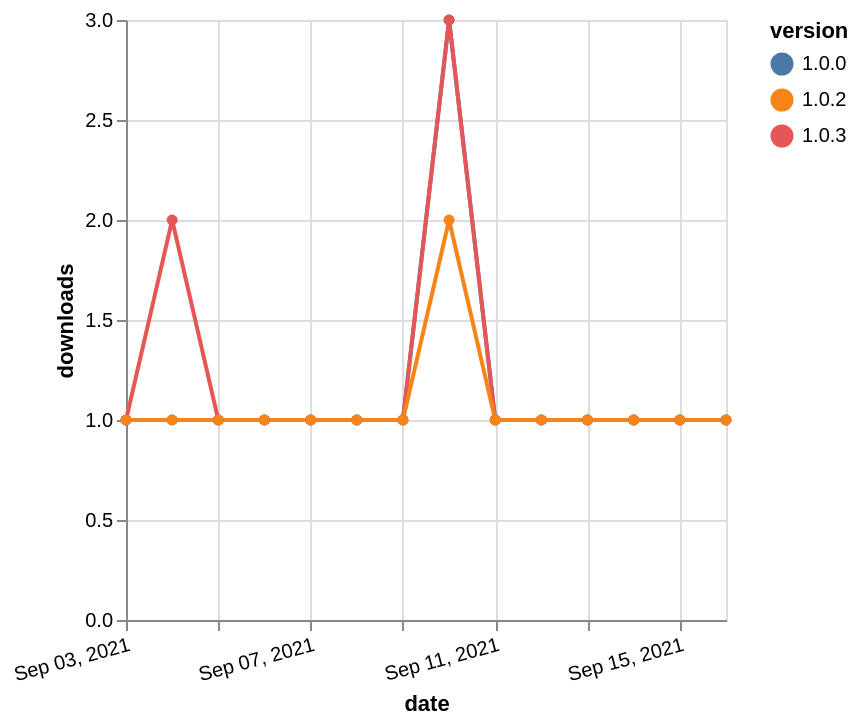

Vega-Lite specification for this chart:
### Vega-Lite specification from a JSON file in a GitHub repository (floating-point values rounded to 4 significant figures)
{"$schema": "https://vega.github.io/schema/vega-lite/v5.json", "description": "A simple bar chart with embedded data.", "data": {"values": [{"date": "2021-09-03", "total": 180, "delta": 1, "version": "1.0.0"}, {"date": "2021-09-04", "total": 181, "delta": 1, "version": "1.0.0"}, {"date": "2021-09-05", "total": 182, "delta": 1, "version": "1.0.0"}, {"date": "2021-09-06", "total": 183, "delta": 1, "version": "1.0.0"}, {"date": "2021-09-07", "total": 184, "delta": 1, "version": "1.0.0"}, {"date": "2021-09-08", "total": 185, "delta": 1, "version": "1.0.0"}, {"date": "2021-09-09", "total": 186, "delta": 1, "version": "1.0.0"}, {"date": "2021-09-10", "total": 189, "delta": 3, "version": "1.0.0"}, {"date": "2021-09-11", "total": 190, "delta": 1, "version": "1.0.0"}, {"date": "2021-09-12", "total": 191, "delta": 1, "version": "1.0.0"}, {"date": "2021-09-13", "total": 192, "delta": 1, "version": "1.0.0"}, {"date": "2021-09-14", "total": 193, "delta": 1, "version": "1.0.0"}, {"date": "2021-09-15", "total": 194, "delta": 1, "version": "1.0.0"}, {"date": "2021-09-16", "total": 195, "delta": 1, "version": "1.0.0"}, {"date": "2021-09-03", "total": 129, "delta": 1, "version": "1.0.3"}, {"date": "2021-09-04", "total": 131, "delta": 2, "version": "1.0.3"}, {"date": "2021-09-05", "total": 132, "delta": 1, "version": "1.0.3"}, {"date": "2021-09-06", "total": 133, "delta": 1, "version": "1.0.3"}, {"date": "2021-09-07", "total": 134, "delta": 1, "version": "1.0.3"}, {"date": "2021-09-08", "total": 135, "delta": 1, "version": "1.0.3"}, {"date": "2021-09-09", "total": 136, "delta": 1, "version": "1.0.3"}, {"date": "2021-09-10", "total": 139, "delta": 3, "version": "1.0.3"}, {"date": "2021-09-11", "total": 140, "delta": 1, "version": "1.0.3"}, {"date": "2021-09-12", "total": 141, "delta": 1, "version": "1.0.3"}, {"date": "2021-09-13", "total": 142, "delta": 1, "version": "1.0.3"}, {"date": "2021-09-14", "total": 143, "delta": 1, "version": "1.0.3"}, {"date": "2021-09-15", "total": 144, "delta": 1, "version": "1.0.3"}, {"date": "2021-09-16", "total": 145, "delta": 1, "version": "1.0.3"}, {"date": "2021-09-03", "total": 133, "delta": 1, "version": "1.0.2"}, {"date": "2021-09-04", "total": 134, "delta": 1, "version": "1.0.2"}, {"date": "2021-09-05", "total": 135, "delta": 1, "version": "1.0.2"}, {"date": "2021-09-06", "total": 136, "delta": 1, "version": "1.0.2"}, {"date": "2021-09-07", "total": 137, "delta": 1, "version": "1.0.2"}, {"date": "2021-09-08", "total": 138, "delta": 1, "version": "1.0.2"}, {"date": "2021-09-09", "total": 139, "delta": 1, "version": "1.0.2"}, {"date": "2021-09-10", "total": 141, "delta": 2, "version": "1.0.2"}, {"date": "2021-09-11", "total": 142, "delta": 1, "version": "1.0.2"}, {"date": "2021-09-12", "total": 143, "delta": 1, "version": "1.0.2"}, {"date": "2021-09-13", "total": 144, "delta": 1, "version": "1.0.2"}, {"date": "2021-09-14", "total": 145, "delta": 1, "version": "1.0.2"}, {"date": "2021-09-15", "total": 146, "delta": 1, "version": "1.0.2"}, {"date": "2021-09-16", "total": 147, "delta": 1, "version": "1.0.2"}]}, "width": "container", "mark": {"type": "line", "point": {"filled": true}}, "encoding": {"x": {"field": "date", "type": "temporal", "timeUnit": "yearmonthdate", "title": "date", "axis": {"labelAngle": -15}}, "y": {"field": "delta", "type": "quantitative", "title": "downloads"}, "color": {"field": "version", "type": "nominal"}, "tooltip": {"field": "delta"}}}
